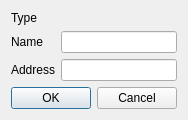
<?xml version="1.0" encoding="UTF-8"?>
<ui version="4.0">
 <class>ModuleConfigDialog</class>
 <widget class="QDialog" name="ModuleConfigDialog">
  <property name="geometry">
   <rect>
    <x>0</x>
    <y>0</y>
    <width>184</width>
    <height>116</height>
   </rect>
  </property>
  <property name="windowTitle">
   <string>Module Config</string>
  </property>
  <layout class="QFormLayout" name="formLayout">
   <item row="0" column="0">
    <widget class="QLabel" name="label_4">
     <property name="text">
      <string>Type</string>
     </property>
    </widget>
   </item>
   <item row="0" column="1">
    <widget class="QLabel" name="label_type"/>
   </item>
   <item row="1" column="0">
    <widget class="QLabel" name="label">
     <property name="text">
      <string>Name</string>
     </property>
    </widget>
   </item>
   <item row="1" column="1">
    <widget class="QLineEdit" name="le_name"/>
   </item>
   <item row="2" column="0">
    <widget class="QLabel" name="label_2">
     <property name="text">
      <string>Address</string>
     </property>
    </widget>
   </item>
   <item row="2" column="1">
    <widget class="QLineEdit" name="le_address"/>
   </item>
   <item row="3" column="0" colspan="2">
    <widget class="QDialogButtonBox" name="buttonBox">
     <property name="orientation">
      <enum>Qt::Horizontal</enum>
     </property>
     <property name="standardButtons">
      <set>QDialogButtonBox::Cancel|QDialogButtonBox::Ok</set>
     </property>
    </widget>
   </item>
  </layout>
 </widget>
 <resources/>
 <connections>
  <connection>
   <sender>buttonBox</sender>
   <signal>accepted()</signal>
   <receiver>ModuleConfigDialog</receiver>
   <slot>accept()</slot>
   <hints>
    <hint type="sourcelabel">
     <x>248</x>
     <y>254</y>
    </hint>
    <hint type="destinationlabel">
     <x>157</x>
     <y>274</y>
    </hint>
   </hints>
  </connection>
  <connection>
   <sender>buttonBox</sender>
   <signal>rejected()</signal>
   <receiver>ModuleConfigDialog</receiver>
   <slot>reject()</slot>
   <hints>
    <hint type="sourcelabel">
     <x>316</x>
     <y>260</y>
    </hint>
    <hint type="destinationlabel">
     <x>286</x>
     <y>274</y>
    </hint>
   </hints>
  </connection>
 </connections>
</ui>
